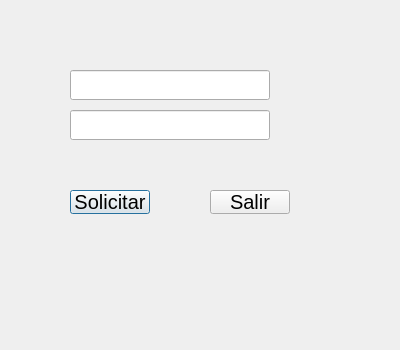
<?xml version="1.0" encoding="UTF-8"?>
<ui version="4.0">
 <class>TcpClient</class>
 <widget class="QDialog" name="TcpClient">
  <property name="geometry">
   <rect>
    <x>0</x>
    <y>0</y>
    <width>400</width>
    <height>350</height>
   </rect>
  </property>
  <property name="windowTitle">
   <string>TcpClient</string>
  </property>
  <widget class="QPushButton" name="btn_request">
   <property name="geometry">
    <rect>
     <x>70</x>
     <y>190</y>
     <width>80</width>
     <height>24</height>
    </rect>
   </property>
   <property name="font">
    <font>
     <pointsize>15</pointsize>
    </font>
   </property>
   <property name="text">
    <string>Solicitar</string>
   </property>
  </widget>
  <widget class="QPushButton" name="btn_close">
   <property name="geometry">
    <rect>
     <x>210</x>
     <y>190</y>
     <width>80</width>
     <height>24</height>
    </rect>
   </property>
   <property name="font">
    <font>
     <pointsize>15</pointsize>
    </font>
   </property>
   <property name="text">
    <string>Salir</string>
   </property>
  </widget>
  <widget class="QLineEdit" name="le_ip">
   <property name="geometry">
    <rect>
     <x>70</x>
     <y>70</y>
     <width>200</width>
     <height>30</height>
    </rect>
   </property>
   <property name="font">
    <font>
     <pointsize>15</pointsize>
    </font>
   </property>
  </widget>
  <widget class="QLineEdit" name="le_port">
   <property name="geometry">
    <rect>
     <x>70</x>
     <y>110</y>
     <width>200</width>
     <height>30</height>
    </rect>
   </property>
   <property name="font">
    <font>
     <pointsize>15</pointsize>
    </font>
   </property>
  </widget>
  <widget class="QLabel" name="lbl_message">
   <property name="geometry">
    <rect>
     <x>70</x>
     <y>150</y>
     <width>200</width>
     <height>30</height>
    </rect>
   </property>
   <property name="font">
    <font>
     <pointsize>15</pointsize>
    </font>
   </property>
   <property name="text">
    <string/>
   </property>
  </widget>
 </widget>
 <resources/>
 <connections/>
</ui>
